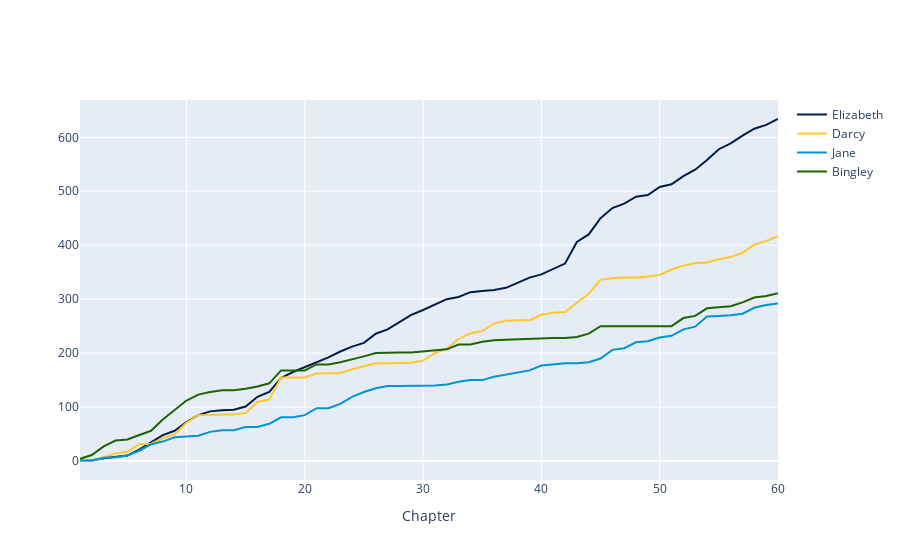

Notebook source saved alongside this figure:
### Code cell
Table.interactive_plots()
cumulative_table.plot(column_for_xticks=0)
Table.static_plots()

### Figure 1 — Plotly figure (JSON) as saved in the notebook; plotly's stock layout.template omitted (floating-point values rounded to 4 significant figures)
{"data": [{"line": {"color": "rgb(0,30,66)"}, "mode": "lines", "name": "Elizabeth", "type": "scatter", "x": [1, 2, 3, 4, 5, 6, 7, 8, 9, 10, 11, 12, 13, 14, 15, 16, 17, 18, 19, 20, 21, 22, 23, 24, 25, 26, 27, 28, 29, 30, 31, 32, 33, 34, 35, 36, 37, 38, 39, 40, 41, 42, 43, 44, 45, 46, 47, 48, 49, 50, 51, 52, 53, 54, 55, 56, 57, 58, 59, 60], "y": [0, 1, 5, 8, 10, 21, 35, 48, 56, 72, 85, 92, 94, 95, 101, 119, 128, 154, 165, 174, 182, 192, 203, 212, 219, 236, 244, 257, 271, 280, 290, 300, 304, 313, 315, 317, 321, 331, 340, 346, 356, 366, 406, 420, 450, 469, 477, 490, 493, 508, 513, 528, 540, 558, 578, 589, 603, 616, 623, 634]}, {"line": {"color": "rgb(256,200,44)"}, "mode": "lines", "name": "Darcy", "type": "scatter", "x": [1, 2, 3, 4, 5, 6, 7, 8, 9, 10, 11, 12, 13, 14, 15, 16, 17, 18, 19, 20, 21, 22, 23, 24, 25, 26, 27, 28, 29, 30, 31, 32, 33, 34, 35, 36, 37, 38, 39, 40, 41, 42, 43, 44, 45, 46, 47, 48, 49, 50, 51, 52, 53, 54, 55, 56, 57, 58, 59, 60], "y": [0, 0, 7, 14, 17, 31, 32, 42, 50, 71, 85, 86, 86, 86, 89, 110, 114, 155, 155, 155, 162, 162, 163, 170, 176, 181, 181, 181, 182, 186, 200, 208, 226, 237, 241, 255, 260, 261, 261, 271, 275, 276, 293, 310, 336, 339, 340, 340, 342, 345, 355, 362, 367, 368, 374, 378, 386, 401, 408, 417]}, {"line": {"color": "rgb(0,150,207)"}, "mode": "lines", "name": "Jane", "type": "scatter", "x": [1, 2, 3, 4, 5, 6, 7, 8, 9, 10, 11, 12, 13, 14, 15, 16, 17, 18, 19, 20, 21, 22, 23, 24, 25, 26, 27, 28, 29, 30, 31, 32, 33, 34, 35, 36, 37, 38, 39, 40, 41, 42, 43, 44, 45, 46, 47, 48, 49, 50, 51, 52, 53, 54, 55, 56, 57, 58, 59, 60], "y": [1, 1, 6, 7, 10, 19, 31, 36, 44, 46, 47, 54, 57, 57, 63, 63, 69, 81, 81, 85, 98, 98, 106, 119, 128, 135, 139, 139, 139, 140, 140, 142, 147, 150, 150, 156, 160, 163, 168, 177, 179, 181, 181, 183, 190, 206, 209, 220, 222, 229, 232, 244, 249, 268, 269, 270, 273, 284, 289, 292]}, {"line": {"color": "rgb(30,100,0)"}, "mode": "lines", "name": "Bingley", "type": "scatter", "x": [1, 2, 3, 4, 5, 6, 7, 8, 9, 10, 11, 12, 13, 14, 15, 16, 17, 18, 19, 20, 21, 22, 23, 24, 25, 26, 27, 28, 29, 30, 31, 32, 33, 34, 35, 36, 37, 38, 39, 40, 41, 42, 43, 44, 45, 46, 47, 48, 49, 50, 51, 52, 53, 54, 55, 56, 57, 58, 59, 60], "y": [4, 11, 27, 38, 40, 48, 56, 77, 94, 112, 123, 128, 131, 131, 134, 138, 144, 168, 168, 168, 179, 179, 183, 188, 194, 200, 201, 201, 201, 203, 204, 207, 216, 216, 221, 224, 225, 226, 226, 228, 228, 228, 230, 236, 250, 250, 250, 250, 250, 250, 250, 265, 269, 283, 285, 287, 294, 303, 306, 311]}], "layout": {"autosize": true, "xaxis": {"autorange": true, "range": [1, 60], "title": {"text": "Chapter"}, "type": "linear"}, "yaxis": {"autorange": true, "range": [-35.22, 669.2], "title": {}, "type": "linear"}}}
